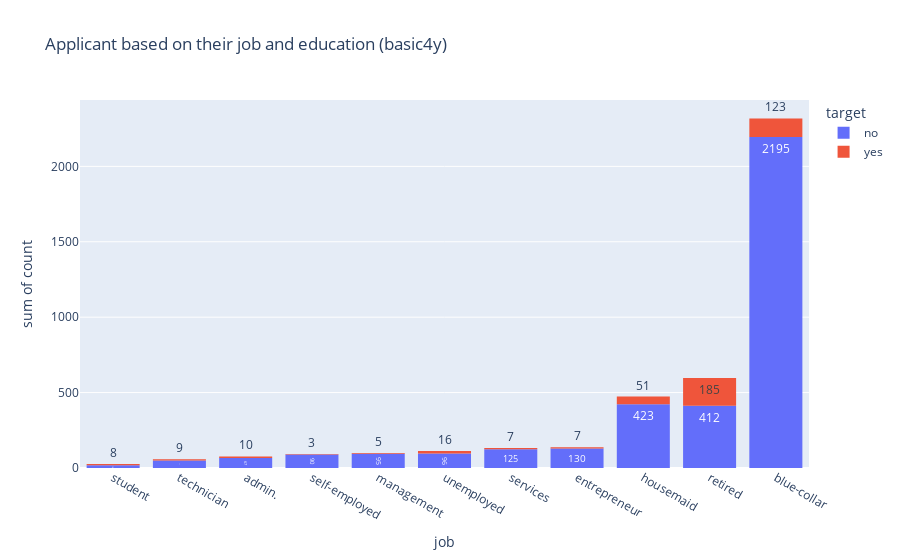

Source (notebook cell):
### Code cell
basic4y_target = edujob_target[edujob_target['education']=='basic.4y']
fig_b4y = px.histogram(basic4y_target, x="job", y="count", color="target", text_auto="label",
                   title="Applicant based on their job and education (basic4y)")
fig_b4y.update_layout(bargap=0.2)
fig_b4y.update_xaxes(categoryorder="total ascending")
fig_b4y.show()

### Figure 1 — Plotly figure (JSON) as saved in the notebook; plotly's stock layout.template omitted (floating-point values rounded to 4 significant figures)
{"data": [{"alignmentgroup": "True", "bingroup": "x", "histfunc": "sum", "hovertemplate": "target=no<br>job=%{x}<br>sum of count=%{y}<extra></extra>", "legendgroup": "no", "marker": {"color": "#636efa", "pattern": {"shape": ""}}, "name": "no", "offsetgroup": "no", "orientation": "v", "showlegend": true, "texttemplate": "%{value:label}", "type": "histogram", "x": ["admin.", "blue-collar", "entrepreneur", "housemaid", "management", "retired", "self-employed", "services", "student", "technician", "unemployed"], "xaxis": "x", "y": [67, 2195, 130, 423, 95, 412, 90, 125, 18, 49, 96], "yaxis": "y"}, {"alignmentgroup": "True", "bingroup": "x", "histfunc": "sum", "hovertemplate": "target=yes<br>job=%{x}<br>sum of count=%{y}<extra></extra>", "legendgroup": "yes", "marker": {"color": "#EF553B", "pattern": {"shape": ""}}, "name": "yes", "offsetgroup": "yes", "orientation": "v", "showlegend": true, "texttemplate": "%{value:label}", "type": "histogram", "x": ["admin.", "blue-collar", "entrepreneur", "housemaid", "management", "retired", "self-employed", "services", "student", "technician", "unemployed"], "xaxis": "x", "y": [10, 123, 7, 51, 5, 185, 3, 7, 8, 9, 16], "yaxis": "y"}], "layout": {"bargap": 0.2, "barmode": "relative", "legend": {"title": {"text": "target"}, "tracegroupgap": 0}, "title": {"text": "Applicant based on their job and education (basic4y)"}, "xaxis": {"anchor": "y", "categoryorder": "total ascending", "domain": [0, 1], "title": {"text": "job"}}, "yaxis": {"anchor": "x", "domain": [0, 1], "title": {"text": "sum of count"}}}}
